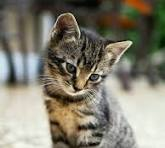
#> input picture my/image.jpeg, 165 x 148 px
$ jupyter execute 2.changingSpatialandIntensityresolution.ipynb
#> lines starting #> are read from the running program, lines starting #| are printed output that depends on the picture
[cell 1]
import cv2
import numpy as np
import matplotlib.pyplot as plt

img = cv2.imread('image.jpeg')
#> img is the input picture: shape (148, 165, 3); mean B, G, R 112.3, 126.7, 130.2
img = img[:,:,::-1]

r = img[:,:,0]
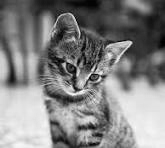
#> r: shape (148, 165); min 0, max 254, mean 130.2
g = img[:,:,1]
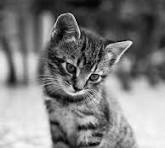
#> g: shape (148, 165); min 0, max 254, mean 126.7
b = img[:,:,2]
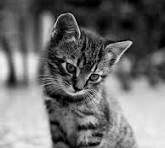
#> b: shape (148, 165); min 0, max 245, mean 112.3

rgb = np.zeros(img.shape, dtype=np.uint8)

rgb[:,:,0] = r
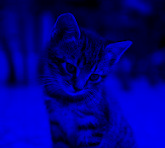
#> rgb: shape (148, 165, 3); mean of channels 0, 1, 2 130.2, 0, 0; drawn as B, G, R
rgb[:,:,1] = g
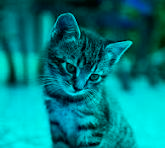
#> rgb: shape (148, 165, 3); mean of channels 0, 1, 2 130.2, 126.7, 0; drawn as B, G, R
rgb[:,:,2] = b

# rgb = np.stack(r,g,b)

gray = (r * .299 + g * .587 + b * .114).astype(np.uint8)

plt.figure(figsize=(12,3))
plt.subplot(1,3,1)
plt.imshow(img)
plt.axis('off')

plt.subplot(1,3,2)
plt.imshow(gray, cmap='gray')
plt.axis('off')

plt.subplot(1,3,3)
plt.imshow(rgb)
plt.title("Restored image")
plt.axis('off')

[cell 2]
import cv2
import numpy as np
import matplotlib.pyplot as plt

# Read image in grayscale
img = cv2.imread('image.jpg', cv2.IMREAD_GRAYSCALE)
#> img: shape (148, 165); min 0, max 252, mean 126.1


# 1. Spatial Resolution
sizes = [256, 128, 64, 32]

plt.figure(figsize=(10, 8))

for i, size in enumerate(sizes):
    small = cv2.resize(img, (size, size))
    result = cv2.resize(small, (img.shape[1], img.shape[0]))

    plt.subplot(2, 2, i + 1)
    plt.imshow(result, cmap='gray')
    plt.title(f'Spatial Resolution: {size} x {size}')
    plt.axis('off')
#> this loop made 4 passes
#> pass 1, `small = cv2.resize(img, (size, size))`:
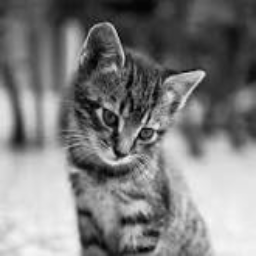
#> small: shape (256, 256); min 0, max 250, mean 126
#> after the loop:
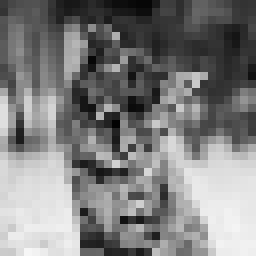
#> small: shape (32, 32) (shown 8 times larger); min 2, max 245, mean 125.8

plt.tight_layout()
plt.show()
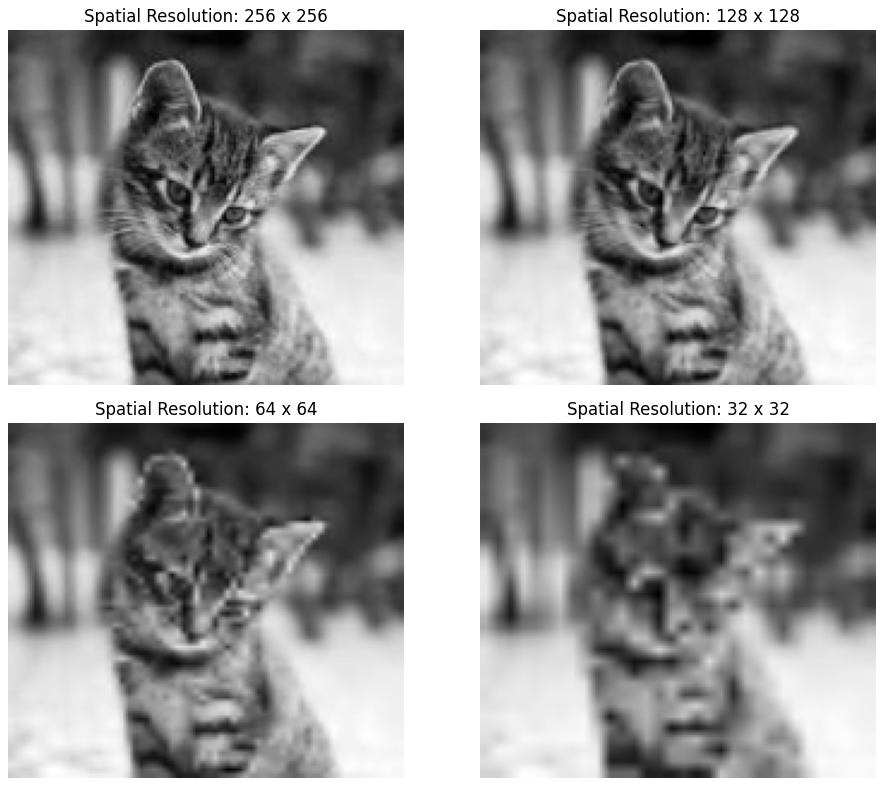
#> figure drawn by matplotlib, 4 panels

# 2. Intensity Resolution
levels = [256, 16, 4, 2]

plt.figure(figsize=(10, 8))

for i, L in enumerate(levels):
    step = 256 // L
    result = (img // step) * step

    plt.subplot(2, 2, i + 1)
    plt.imshow(result, cmap='gray', vmin=0, vmax=255)
    plt.title(f'Intensity Levels: {L}')
    plt.axis('off')
#> this loop made 4 passes
#> pass 3, `result = (img // step) * step`:
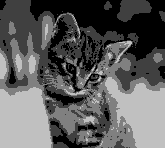
#> result: shape (148, 165); min 0, max 192, mean 93.6

plt.tight_layout()
plt.show()
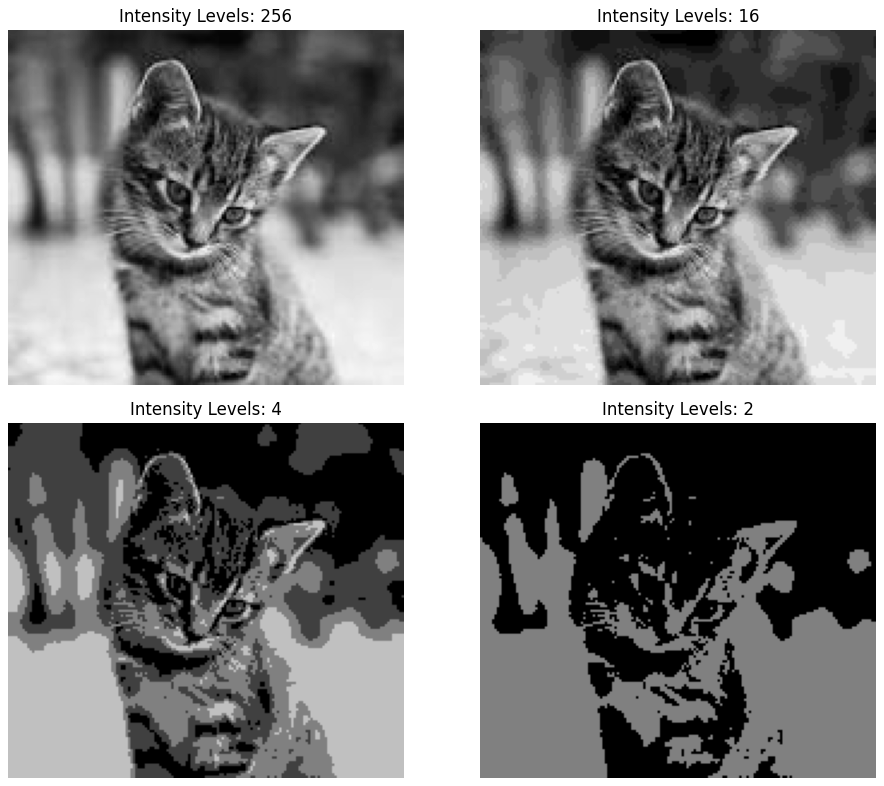
#> figure drawn by matplotlib, 4 panels
